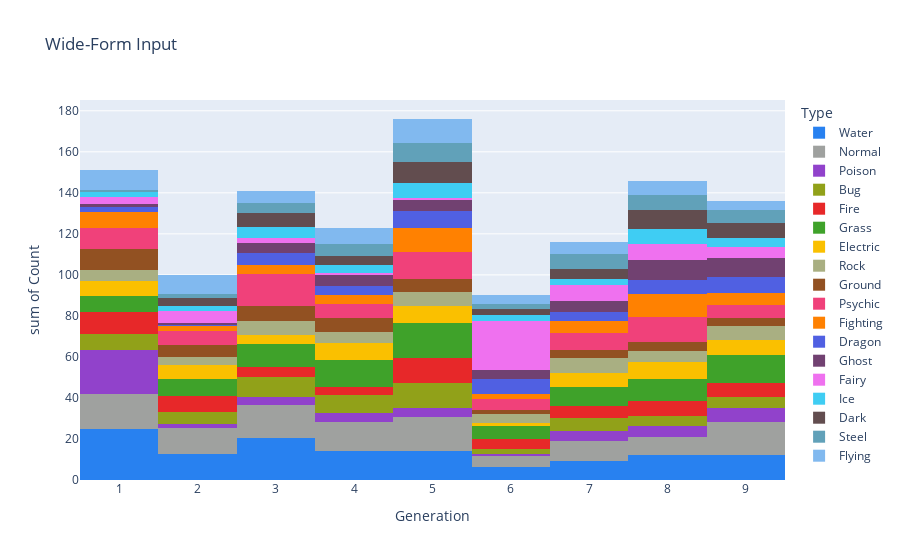
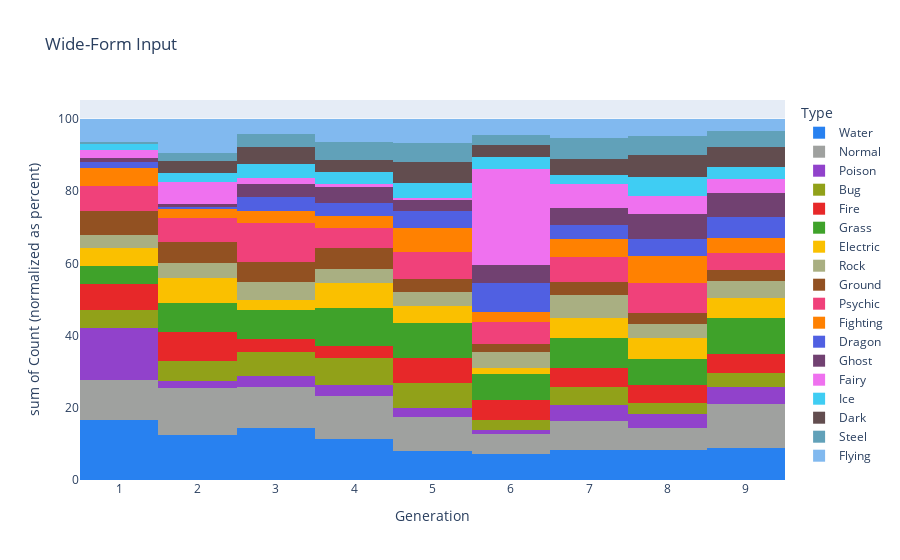

Here is the notebook cell these charts were saved with, in order:
### Code cell
wide_df = px.data.medals_wide()

fig = fig=go.Figure(px.histogram(sum_d, x="Generation", y="Count", color="Type", title="Wide-Form Input", color_discrete_map=COLOR_TYPES))
fig.update_layout(bargap=0)

fig.show()


fig = fig=go.Figure(px.histogram(sum_d, x="Generation", y="Count", color="Type", title="Wide-Form Input", color_discrete_map=COLOR_TYPES, barnorm='percent'))
fig.update_layout(bargap=0)

fig.show()

### Figure 1 — Plotly figure (JSON) as saved in the notebook; plotly's stock layout.template omitted (floating-point values rounded to 4 significant figures)
{"data": [{"alignmentgroup": "True", "bingroup": "x", "histfunc": "sum", "hovertemplate": "Type=Water<br>Generation=%{x}<br>sum of Count=%{y}<extra></extra>", "legendgroup": "Water", "marker": {"color": "#2881f0", "pattern": {"shape": ""}}, "name": "Water", "offsetgroup": "Water", "orientation": "v", "showlegend": true, "type": "histogram", "x": [1, 2, 3, 4, 5, 6, 7, 8, 9], "xaxis": "x", "y": [25, 12.5, 20.5, 14, 14, 6.5, 9.5, 12, 12], "yaxis": "y"}, {"alignmentgroup": "True", "bingroup": "x", "histfunc": "sum", "hovertemplate": "Type=Normal<br>Generation=%{x}<br>sum of Count=%{y}<extra></extra>", "legendgroup": "Normal", "marker": {"color": "#9fa19f", "pattern": {"shape": ""}}, "name": "Normal", "offsetgroup": "Normal", "orientation": "v", "showlegend": true, "type": "histogram", "x": [1, 2, 3, 4, 5, 6, 7, 8, 9], "xaxis": "x", "y": [17, 13, 16, 14.5, 16.5, 5, 9.5, 9, 16.5], "yaxis": "y"}, {"alignmentgroup": "True", "bingroup": "x", "histfunc": "sum", "hovertemplate": "Type=Poison<br>Generation=%{x}<br>sum of Count=%{y}<extra></extra>", "legendgroup": "Poison", "marker": {"color": "#9142cb", "pattern": {"shape": ""}}, "name": "Poison", "offsetgroup": "Poison", "orientation": "v", "showlegend": true, "type": "histogram", "x": [1, 2, 3, 4, 5, 6, 7, 8, 9], "xaxis": "x", "y": [21.5, 2, 4, 4, 4.5, 1, 5, 5.5, 6.5], "yaxis": "y"}, {"alignmentgroup": "True", "bingroup": "x", "histfunc": "sum", "hovertemplate": "Type=Bug<br>Generation=%{x}<br>sum of Count=%{y}<extra></extra>", "legendgroup": "Bug", "marker": {"color": "#91a119", "pattern": {"shape": ""}}, "name": "Bug", "offsetgroup": "Bug", "orientation": "v", "showlegend": true, "type": "histogram", "x": [1, 2, 3, 4, 5, 6, 7, 8, 9], "xaxis": "x", "y": [7.5, 5.5, 9.5, 9, 12.5, 2.5, 6, 4.5, 5.5], "yaxis": "y"}, {"alignmentgroup": "True", "bingroup": "x", "histfunc": "sum", "hovertemplate": "Type=Fire<br>Generation=%{x}<br>sum of Count=%{y}<extra></extra>", "legendgroup": "Fire", "marker": {"color": "#e72829", "pattern": {"shape": ""}}, "name": "Fire", "offsetgroup": "Fire", "orientation": "v", "showlegend": true, "type": "histogram", "x": [1, 2, 3, 4, 5, 6, 7, 8, 9], "xaxis": "x", "y": [11, 8, 5, 4, 12, 5, 6, 7.5, 7], "yaxis": "y"}, {"alignmentgroup": "True", "bingroup": "x", "histfunc": "sum", "hovertemplate": "Type=Grass<br>Generation=%{x}<br>sum of Count=%{y}<extra></extra>", "legendgroup": "Grass", "marker": {"color": "#3fa22a", "pattern": {"shape": ""}}, "name": "Grass", "offsetgroup": "Grass", "orientation": "v", "showlegend": true, "type": "histogram", "x": [1, 2, 3, 4, 5, 6, 7, 8, 9], "xaxis": "x", "y": [7.5, 8, 11.5, 13, 17, 6.5, 9.5, 10.5, 13.5], "yaxis": "y"}, {"alignmentgroup": "True", "bingroup": "x", "histfunc": "sum", "hovertemplate": "Type=Electric<br>Generation=%{x}<br>sum of Count=%{y}<extra></extra>", "legendgroup": "Electric", "marker": {"color": "#fac000", "pattern": {"shape": ""}}, "name": "Electric", "offsetgroup": "Electric", "orientation": "v", "showlegend": true, "type": "histogram", "x": [1, 2, 3, 4, 5, 6, 7, 8, 9], "xaxis": "x", "y": [7.5, 7, 4, 8.5, 8.5, 1.5, 6.5, 8.5, 7.5], "yaxis": "y"}, {"alignmentgroup": "True", "bingroup": "x", "histfunc": "sum", "hovertemplate": "Type=Rock<br>Generation=%{x}<br>sum of Count=%{y}<extra></extra>", "legendgroup": "Rock", "marker": {"color": "#a9af82", "pattern": {"shape": ""}}, "name": "Rock", "offsetgroup": "Rock", "orientation": "v", "showlegend": true, "type": "histogram", "x": [1, 2, 3, 4, 5, 6, 7, 8, 9], "xaxis": "x", "y": [5.5, 4, 7, 5, 6.5, 4, 7.5, 5.5, 6.5], "yaxis": "y"}, {"alignmentgroup": "True", "bingroup": "x", "histfunc": "sum", "hovertemplate": "Type=Ground<br>Generation=%{x}<br>sum of Count=%{y}<extra></extra>", "legendgroup": "Ground", "marker": {"color": "#925122", "pattern": {"shape": ""}}, "name": "Ground", "offsetgroup": "Ground", "orientation": "v", "showlegend": true, "type": "histogram", "x": [1, 2, 3, 4, 5, 7, 8, 9, 6], "xaxis": "x", "y": [10, 6, 7.5, 7, 6.5, 4, 4.5, 4, 2], "yaxis": "y"}, {"alignmentgroup": "True", "bingroup": "x", "histfunc": "sum", "hovertemplate": "Type=Psychic<br>Generation=%{x}<br>sum of Count=%{y}<extra></extra>", "legendgroup": "Psychic", "marker": {"color": "#f0417a", "pattern": {"shape": ""}}, "name": "Psychic", "offsetgroup": "Psychic", "orientation": "v", "showlegend": true, "type": "histogram", "x": [1, 2, 3, 4, 5, 6, 7, 8, 9], "xaxis": "x", "y": [10.5, 6.5, 15.5, 7, 13, 5.5, 8, 12, 6.5], "yaxis": "y"}, {"alignmentgroup": "True", "bingroup": "x", "histfunc": "sum", "hovertemplate": "Type=Fighting<br>Generation=%{x}<br>sum of Count=%{y}<extra></extra>", "legendgroup": "Fighting", "marker": {"color": "#ff8101", "pattern": {"shape": ""}}, "name": "Fighting", "offsetgroup": "Fighting", "orientation": "v", "showlegend": true, "type": "histogram", "x": [1, 2, 3, 4, 5, 6, 7, 8, 9], "xaxis": "x", "y": [7.5, 2.5, 4.5, 4, 12, 2.5, 6, 11, 5.5], "yaxis": "y"}, {"alignmentgroup": "True", "bingroup": "x", "histfunc": "sum", "hovertemplate": "Type=Dragon<br>Generation=%{x}<br>sum of Count=%{y}<extra></extra>", "legendgroup": "Dragon", "marker": {"color": "#5060e2", "pattern": {"shape": ""}}, "name": "Dragon", "offsetgroup": "Dragon", "orientation": "v", "showlegend": true, "type": "histogram", "x": [1, 3, 4, 5, 6, 7, 8, 9, 2], "xaxis": "x", "y": [2.5, 5.5, 4.5, 8, 7, 4.5, 7, 8, 0.5], "yaxis": "y"}, {"alignmentgroup": "True", "bingroup": "x", "histfunc": "sum", "hovertemplate": "Type=Ghost<br>Generation=%{x}<br>sum of Count=%{y}<extra></extra>", "legendgroup": "Ghost", "marker": {"color": "#714171", "pattern": {"shape": ""}}, "name": "Ghost", "offsetgroup": "Ghost", "orientation": "v", "showlegend": true, "type": "histogram", "x": [1, 2, 3, 4, 5, 6, 7, 8, 9], "xaxis": "x", "y": [1.5, 1, 5, 5.5, 5.5, 4.5, 5.5, 10, 9], "yaxis": "y"}, {"alignmentgroup": "True", "bingroup": "x", "histfunc": "sum", "hovertemplate": "Type=Fairy<br>Generation=%{x}<br>sum of Count=%{y}<extra></extra>", "legendgroup": "Fairy", "marker": {"color": "#ef71ef", "pattern": {"shape": ""}}, "name": "Fairy", "offsetgroup": "Fairy", "orientation": "v", "showlegend": true, "type": "histogram", "x": [1, 2, 4, 6, 7, 8, 9, 3, 5], "xaxis": "x", "y": [3.5, 6, 1, 24, 7.5, 7.5, 5.5, 2.5, 1], "yaxis": "y"}, {"alignmentgroup": "True", "bingroup": "x", "histfunc": "sum", "hovertemplate": "Type=Ice<br>Generation=%{x}<br>sum of Count=%{y}<extra></extra>", "legendgroup": "Ice", "marker": {"color": "#3fcdf3", "pattern": {"shape": ""}}, "name": "Ice", "offsetgroup": "Ice", "orientation": "v", "showlegend": true, "type": "histogram", "x": [1, 2, 3, 4, 5, 6, 7, 8, 9], "xaxis": "x", "y": [2.5, 2.5, 5.5, 4, 7.5, 3, 3, 7.5, 4.5], "yaxis": "y"}, {"alignmentgroup": "True", "bingroup": "x", "histfunc": "sum", "hovertemplate": "Type=Dark<br>Generation=%{x}<br>sum of Count=%{y}<extra></extra>", "legendgroup": "Dark", "marker": {"color": "#624d4f", "pattern": {"shape": ""}}, "name": "Dark", "offsetgroup": "Dark", "orientation": "v", "showlegend": true, "type": "histogram", "x": [2, 3, 4, 5, 6, 7, 8, 9, 1], "xaxis": "x", "y": [3.5, 6.5, 4, 10, 3, 5, 9, 7.5, 0], "yaxis": "y"}, {"alignmentgroup": "True", "bingroup": "x", "histfunc": "sum", "hovertemplate": "Type=Steel<br>Generation=%{x}<br>sum of Count=%{y}<extra></extra>", "legendgroup": "Steel", "marker": {"color": "#61a1b9", "pattern": {"shape": ""}}, "name": "Steel", "offsetgroup": "Steel", "orientation": "v", "showlegend": true, "type": "histogram", "x": [2, 3, 4, 5, 6, 7, 8, 9, 1], "xaxis": "x", "y": [2, 5, 6, 9.5, 2.5, 7, 7.5, 6, 1], "yaxis": "y"}, {"alignmentgroup": "True", "bingroup": "x", "histfunc": "sum", "hovertemplate": "Type=Flying<br>Generation=%{x}<br>sum of Count=%{y}<extra></extra>", "legendgroup": "Flying", "marker": {"color": "#81b9ef", "pattern": {"shape": ""}}, "name": "Flying", "offsetgroup": "Flying", "orientation": "v", "showlegend": true, "type": "histogram", "x": [5, 6, 8, 9, 1, 2, 3, 4, 7], "xaxis": "x", "y": [11.5, 4, 7, 4.5, 9.5, 9.5, 6, 8, 6], "yaxis": "y"}], "layout": {"bargap": 0, "barmode": "relative", "legend": {"title": {"text": "Type"}, "tracegroupgap": 0}, "title": {"text": "Wide-Form Input"}, "xaxis": {"anchor": "y", "domain": [0, 1], "title": {"text": "Generation"}}, "yaxis": {"anchor": "x", "domain": [0, 1], "title": {"text": "sum of Count"}}}}

### Figure 2 — Plotly figure (JSON) as saved in the notebook; plotly's stock layout.template omitted (floating-point values rounded to 4 significant figures)
{"data": [{"alignmentgroup": "True", "bingroup": "x", "histfunc": "sum", "hovertemplate": "Type=Water<br>Generation=%{x}<br>sum of Count (normalized as percent)=%{y}<extra></extra>", "legendgroup": "Water", "marker": {"color": "#2881f0", "pattern": {"shape": ""}}, "name": "Water", "offsetgroup": "Water", "orientation": "v", "showlegend": true, "type": "histogram", "x": [1, 2, 3, 4, 5, 6, 7, 8, 9], "xaxis": "x", "y": [25, 12.5, 20.5, 14, 14, 6.5, 9.5, 12, 12], "yaxis": "y"}, {"alignmentgroup": "True", "bingroup": "x", "histfunc": "sum", "hovertemplate": "Type=Normal<br>Generation=%{x}<br>sum of Count (normalized as percent)=%{y}<extra></extra>", "legendgroup": "Normal", "marker": {"color": "#9fa19f", "pattern": {"shape": ""}}, "name": "Normal", "offsetgroup": "Normal", "orientation": "v", "showlegend": true, "type": "histogram", "x": [1, 2, 3, 4, 5, 6, 7, 8, 9], "xaxis": "x", "y": [17, 13, 16, 14.5, 16.5, 5, 9.5, 9, 16.5], "yaxis": "y"}, {"alignmentgroup": "True", "bingroup": "x", "histfunc": "sum", "hovertemplate": "Type=Poison<br>Generation=%{x}<br>sum of Count (normalized as percent)=%{y}<extra></extra>", "legendgroup": "Poison", "marker": {"color": "#9142cb", "pattern": {"shape": ""}}, "name": "Poison", "offsetgroup": "Poison", "orientation": "v", "showlegend": true, "type": "histogram", "x": [1, 2, 3, 4, 5, 6, 7, 8, 9], "xaxis": "x", "y": [21.5, 2, 4, 4, 4.5, 1, 5, 5.5, 6.5], "yaxis": "y"}, {"alignmentgroup": "True", "bingroup": "x", "histfunc": "sum", "hovertemplate": "Type=Bug<br>Generation=%{x}<br>sum of Count (normalized as percent)=%{y}<extra></extra>", "legendgroup": "Bug", "marker": {"color": "#91a119", "pattern": {"shape": ""}}, "name": "Bug", "offsetgroup": "Bug", "orientation": "v", "showlegend": true, "type": "histogram", "x": [1, 2, 3, 4, 5, 6, 7, 8, 9], "xaxis": "x", "y": [7.5, 5.5, 9.5, 9, 12.5, 2.5, 6, 4.5, 5.5], "yaxis": "y"}, {"alignmentgroup": "True", "bingroup": "x", "histfunc": "sum", "hovertemplate": "Type=Fire<br>Generation=%{x}<br>sum of Count (normalized as percent)=%{y}<extra></extra>", "legendgroup": "Fire", "marker": {"color": "#e72829", "pattern": {"shape": ""}}, "name": "Fire", "offsetgroup": "Fire", "orientation": "v", "showlegend": true, "type": "histogram", "x": [1, 2, 3, 4, 5, 6, 7, 8, 9], "xaxis": "x", "y": [11, 8, 5, 4, 12, 5, 6, 7.5, 7], "yaxis": "y"}, {"alignmentgroup": "True", "bingroup": "x", "histfunc": "sum", "hovertemplate": "Type=Grass<br>Generation=%{x}<br>sum of Count (normalized as percent)=%{y}<extra></extra>", "legendgroup": "Grass", "marker": {"color": "#3fa22a", "pattern": {"shape": ""}}, "name": "Grass", "offsetgroup": "Grass", "orientation": "v", "showlegend": true, "type": "histogram", "x": [1, 2, 3, 4, 5, 6, 7, 8, 9], "xaxis": "x", "y": [7.5, 8, 11.5, 13, 17, 6.5, 9.5, 10.5, 13.5], "yaxis": "y"}, {"alignmentgroup": "True", "bingroup": "x", "histfunc": "sum", "hovertemplate": "Type=Electric<br>Generation=%{x}<br>sum of Count (normalized as percent)=%{y}<extra></extra>", "legendgroup": "Electric", "marker": {"color": "#fac000", "pattern": {"shape": ""}}, "name": "Electric", "offsetgroup": "Electric", "orientation": "v", "showlegend": true, "type": "histogram", "x": [1, 2, 3, 4, 5, 6, 7, 8, 9], "xaxis": "x", "y": [7.5, 7, 4, 8.5, 8.5, 1.5, 6.5, 8.5, 7.5], "yaxis": "y"}, {"alignmentgroup": "True", "bingroup": "x", "histfunc": "sum", "hovertemplate": "Type=Rock<br>Generation=%{x}<br>sum of Count (normalized as percent)=%{y}<extra></extra>", "legendgroup": "Rock", "marker": {"color": "#a9af82", "pattern": {"shape": ""}}, "name": "Rock", "offsetgroup": "Rock", "orientation": "v", "showlegend": true, "type": "histogram", "x": [1, 2, 3, 4, 5, 6, 7, 8, 9], "xaxis": "x", "y": [5.5, 4, 7, 5, 6.5, 4, 7.5, 5.5, 6.5], "yaxis": "y"}, {"alignmentgroup": "True", "bingroup": "x", "histfunc": "sum", "hovertemplate": "Type=Ground<br>Generation=%{x}<br>sum of Count (normalized as percent)=%{y}<extra></extra>", "legendgroup": "Ground", "marker": {"color": "#925122", "pattern": {"shape": ""}}, "name": "Ground", "offsetgroup": "Ground", "orientation": "v", "showlegend": true, "type": "histogram", "x": [1, 2, 3, 4, 5, 7, 8, 9, 6], "xaxis": "x", "y": [10, 6, 7.5, 7, 6.5, 4, 4.5, 4, 2], "yaxis": "y"}, {"alignmentgroup": "True", "bingroup": "x", "histfunc": "sum", "hovertemplate": "Type=Psychic<br>Generation=%{x}<br>sum of Count (normalized as percent)=%{y}<extra></extra>", "legendgroup": "Psychic", "marker": {"color": "#f0417a", "pattern": {"shape": ""}}, "name": "Psychic", "offsetgroup": "Psychic", "orientation": "v", "showlegend": true, "type": "histogram", "x": [1, 2, 3, 4, 5, 6, 7, 8, 9], "xaxis": "x", "y": [10.5, 6.5, 15.5, 7, 13, 5.5, 8, 12, 6.5], "yaxis": "y"}, {"alignmentgroup": "True", "bingroup": "x", "histfunc": "sum", "hovertemplate": "Type=Fighting<br>Generation=%{x}<br>sum of Count (normalized as percent)=%{y}<extra></extra>", "legendgroup": "Fighting", "marker": {"color": "#ff8101", "pattern": {"shape": ""}}, "name": "Fighting", "offsetgroup": "Fighting", "orientation": "v", "showlegend": true, "type": "histogram", "x": [1, 2, 3, 4, 5, 6, 7, 8, 9], "xaxis": "x", "y": [7.5, 2.5, 4.5, 4, 12, 2.5, 6, 11, 5.5], "yaxis": "y"}, {"alignmentgroup": "True", "bingroup": "x", "histfunc": "sum", "hovertemplate": "Type=Dragon<br>Generation=%{x}<br>sum of Count (normalized as percent)=%{y}<extra></extra>", "legendgroup": "Dragon", "marker": {"color": "#5060e2", "pattern": {"shape": ""}}, "name": "Dragon", "offsetgroup": "Dragon", "orientation": "v", "showlegend": true, "type": "histogram", "x": [1, 3, 4, 5, 6, 7, 8, 9, 2], "xaxis": "x", "y": [2.5, 5.5, 4.5, 8, 7, 4.5, 7, 8, 0.5], "yaxis": "y"}, {"alignmentgroup": "True", "bingroup": "x", "histfunc": "sum", "hovertemplate": "Type=Ghost<br>Generation=%{x}<br>sum of Count (normalized as percent)=%{y}<extra></extra>", "legendgroup": "Ghost", "marker": {"color": "#714171", "pattern": {"shape": ""}}, "name": "Ghost", "offsetgroup": "Ghost", "orientation": "v", "showlegend": true, "type": "histogram", "x": [1, 2, 3, 4, 5, 6, 7, 8, 9], "xaxis": "x", "y": [1.5, 1, 5, 5.5, 5.5, 4.5, 5.5, 10, 9], "yaxis": "y"}, {"alignmentgroup": "True", "bingroup": "x", "histfunc": "sum", "hovertemplate": "Type=Fairy<br>Generation=%{x}<br>sum of Count (normalized as percent)=%{y}<extra></extra>", "legendgroup": "Fairy", "marker": {"color": "#ef71ef", "pattern": {"shape": ""}}, "name": "Fairy", "offsetgroup": "Fairy", "orientation": "v", "showlegend": true, "type": "histogram", "x": [1, 2, 4, 6, 7, 8, 9, 3, 5], "xaxis": "x", "y": [3.5, 6, 1, 24, 7.5, 7.5, 5.5, 2.5, 1], "yaxis": "y"}, {"alignmentgroup": "True", "bingroup": "x", "histfunc": "sum", "hovertemplate": "Type=Ice<br>Generation=%{x}<br>sum of Count (normalized as percent)=%{y}<extra></extra>", "legendgroup": "Ice", "marker": {"color": "#3fcdf3", "pattern": {"shape": ""}}, "name": "Ice", "offsetgroup": "Ice", "orientation": "v", "showlegend": true, "type": "histogram", "x": [1, 2, 3, 4, 5, 6, 7, 8, 9], "xaxis": "x", "y": [2.5, 2.5, 5.5, 4, 7.5, 3, 3, 7.5, 4.5], "yaxis": "y"}, {"alignmentgroup": "True", "bingroup": "x", "histfunc": "sum", "hovertemplate": "Type=Dark<br>Generation=%{x}<br>sum of Count (normalized as percent)=%{y}<extra></extra>", "legendgroup": "Dark", "marker": {"color": "#624d4f", "pattern": {"shape": ""}}, "name": "Dark", "offsetgroup": "Dark", "orientation": "v", "showlegend": true, "type": "histogram", "x": [2, 3, 4, 5, 6, 7, 8, 9, 1], "xaxis": "x", "y": [3.5, 6.5, 4, 10, 3, 5, 9, 7.5, 0], "yaxis": "y"}, {"alignmentgroup": "True", "bingroup": "x", "histfunc": "sum", "hovertemplate": "Type=Steel<br>Generation=%{x}<br>sum of Count (normalized as percent)=%{y}<extra></extra>", "legendgroup": "Steel", "marker": {"color": "#61a1b9", "pattern": {"shape": ""}}, "name": "Steel", "offsetgroup": "Steel", "orientation": "v", "showlegend": true, "type": "histogram", "x": [2, 3, 4, 5, 6, 7, 8, 9, 1], "xaxis": "x", "y": [2, 5, 6, 9.5, 2.5, 7, 7.5, 6, 1], "yaxis": "y"}, {"alignmentgroup": "True", "bingroup": "x", "histfunc": "sum", "hovertemplate": "Type=Flying<br>Generation=%{x}<br>sum of Count (normalized as percent)=%{y}<extra></extra>", "legendgroup": "Flying", "marker": {"color": "#81b9ef", "pattern": {"shape": ""}}, "name": "Flying", "offsetgroup": "Flying", "orientation": "v", "showlegend": true, "type": "histogram", "x": [5, 6, 8, 9, 1, 2, 3, 4, 7], "xaxis": "x", "y": [11.5, 4, 7, 4.5, 9.5, 9.5, 6, 8, 6], "yaxis": "y"}], "layout": {"bargap": 0, "barmode": "relative", "barnorm": "percent", "legend": {"title": {"text": "Type"}, "tracegroupgap": 0}, "title": {"text": "Wide-Form Input"}, "xaxis": {"anchor": "y", "domain": [0, 1], "title": {"text": "Generation"}}, "yaxis": {"anchor": "x", "domain": [0, 1], "title": {"text": "sum of Count (normalized as percent)"}}}}
